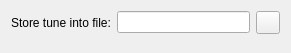
<?xml version="1.0" encoding="UTF-8"?>
<ui version="4.0">
 <class>TuneToFileSettings</class>
 <widget class="QWidget" name="TuneToFileSettings">
  <property name="geometry">
   <rect>
    <x>0</x>
    <y>0</y>
    <width>291</width>
    <height>53</height>
   </rect>
  </property>
  <property name="windowTitle">
   <string>Form</string>
  </property>
  <layout class="QVBoxLayout" name="verticalLayout">
   <item>
    <layout class="QHBoxLayout" name="horizontalLayout">
     <item>
      <widget class="QLabel" name="label">
       <property name="text">
        <string>Store tune into file:</string>
       </property>
      </widget>
     </item>
     <item>
      <widget class="QLineEdit" name="le_file"/>
     </item>
     <item>
      <widget class="QToolButton" name="tb_open">
       <property name="text">
        <string/>
       </property>
      </widget>
     </item>
    </layout>
   </item>
   <item>
    <spacer name="verticalSpacer">
     <property name="orientation">
      <enum>Qt::Vertical</enum>
     </property>
     <property name="sizeHint" stdset="0">
      <size>
       <width>20</width>
       <height>2</height>
      </size>
     </property>
    </spacer>
   </item>
  </layout>
 </widget>
 <resources/>
 <connections/>
</ui>
